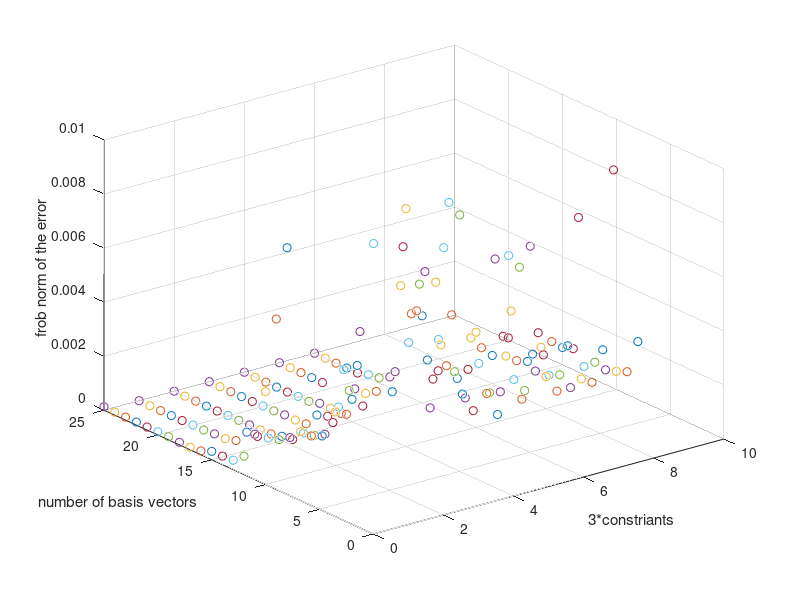

Here is the MATLAB script that generated this plot:
clear all; close all; clc;

load('FnError')
load('RegError')

[x,y]=meshgrid(0:10, 1:25);
plot3(x',y',[RegError ;FnError], 'o'),  
zlim([0 0.01]),
grid on
xlabel('3*constriants')
ylabel('number of basis vectors')
zlabel('frob norm of the error')
